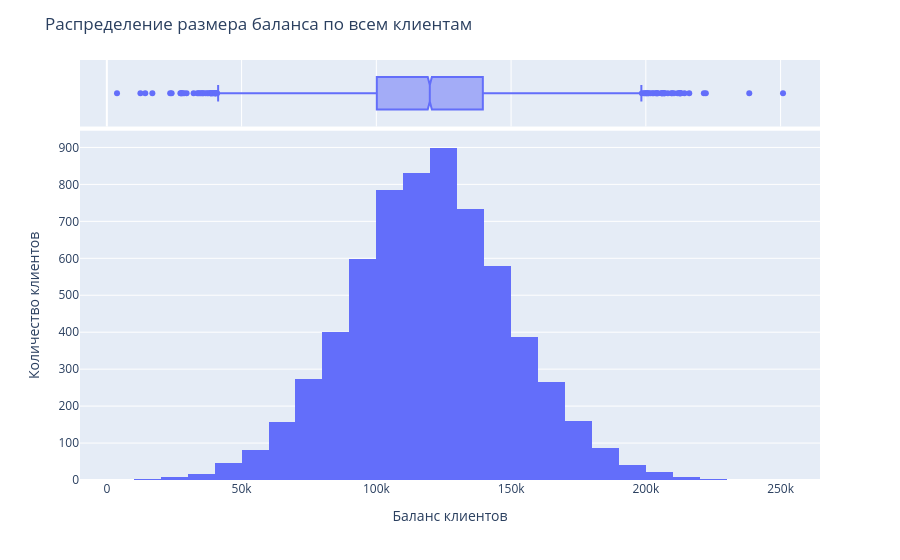

Source (notebook cell):
### Code cell
#9.2. Постройте график, показывающий распределение баланса пользователей,
# у которых на счету больше 2 500 долларов. Опишите распределение и сделайте выводы.

fig = px.histogram(churn_data[churn_data['Balance']>=2500],
             x = 'Balance', # количественный признак
             nbins=40,
             #color = 'Status', # категориальный признак
             marginal = 'box', # дополнительный график: boxplot
)
fig.update_layout(
title_text = 'Распределение размера баланса по всем клиентам',
    xaxis_title_text='Баланс клиентов',
    yaxis_title_text='Количество клиентов'
)
fig.show()

#Распределение нормальное:большинство наблюдений сосредоточено около средних значений, а именно в промежутке от 100 до 150 тысяч. 
#Выбросы в промежутках 2500-41000 и 199000-250000 незначительны по количеству.

### Figure 1 — Plotly figure (JSON) as saved in the notebook; plotly's stock layout.template omitted (floating-point values rounded to 4 significant figures; data arrays with more than 128 entries replaced by an {"elided": "..."} marker saying what was removed)
{"data": [{"alignmentgroup": "True", "bingroup": "x", "hovertemplate": "Balance=%{x}<br>count=%{y}<extra></extra>", "legendgroup": "", "marker": {"color": "#636efa", "pattern": {"shape": ""}}, "name": "", "nbinsx": 40, "offsetgroup": "", "orientation": "v", "showlegend": false, "type": "histogram", "x": {"elided": "6383 float values"}, "xaxis": "x", "yaxis": "y"}, {"alignmentgroup": "True", "hovertemplate": "Balance=%{x}<extra></extra>", "legendgroup": "", "marker": {"color": "#636efa"}, "name": "", "notched": true, "offsetgroup": "", "showlegend": false, "type": "box", "x": {"elided": "6383 float values"}, "xaxis": "x2", "yaxis": "y2"}], "layout": {"barmode": "relative", "legend": {"tracegroupgap": 0}, "margin": {"t": 60}, "title": {"text": "Распределение размера баланса по всем клиентам"}, "xaxis": {"anchor": "y", "domain": [0, 1], "title": {"text": "Баланс клиентов"}}, "xaxis2": {"anchor": "y2", "domain": [0, 1], "matches": "x", "showgrid": true, "showticklabels": false}, "yaxis": {"anchor": "x", "domain": [0, 0.8316], "title": {"text": "Количество клиентов"}}, "yaxis2": {"anchor": "x2", "domain": [0.8416, 1], "matches": "y2", "showgrid": false, "showline": false, "showticklabels": false, "ticks": ""}}}
